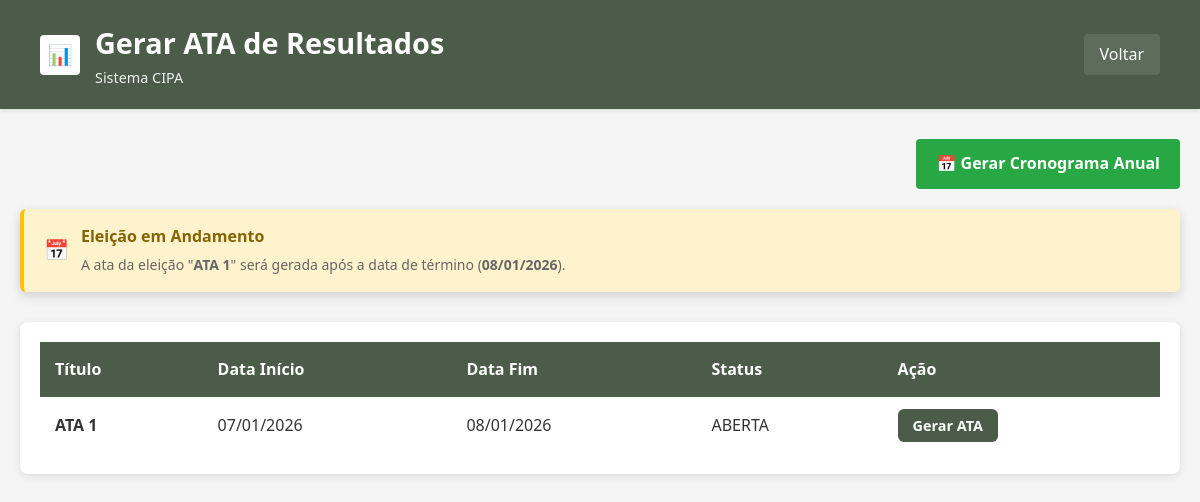
/code/cipa_t1/ata/listar (signed in), run on the app's committed database.
### tables this page shows
CREATE TABLE eleicao (
  id_eleicao INT NOT NULL AUTO_INCREMENT,
  data_inicio_eleicao DATE,
  data_fim_eleicao DATE,
  status_eleicao VARCHAR(100),
  documento_fk INT NOT NULL,
  PRIMARY KEY (id_eleicao),
  FOREIGN KEY (documento_fk) REFERENCES documento(id_documento) ON DELETE CASCADE
);

CREATE TABLE documento (
  id_documento INT NOT NULL AUTO_INCREMENT,
  data_hora_documento TIMESTAMP DEFAULT CURRENT_TIMESTAMP,
  data_inicio_documento DATE,
  data_fim_documento DATE,
  obs_documento VARCHAR(255),
  pdf_documento VARCHAR(255),
  titulo_documento VARCHAR(100),
  tipo_documento ENUM('Edital','Ata'),
  PRIMARY KEY (id_documento)
);

### index.php (called while the page is built, shortened)
<?php
    include "./routes.php";
?>

### repositories/EleicaoDAO.php (called while the page is built, shortened)
<?php
require_once __DIR__ . "/../utils/Conexao.php";
class EleicaoDAO extends Conexao {
    private ?PDO $db;
    public function __construct() {
        $this->db = $this::pegarConexao();
    }
        public function buscarEleicoesFinalizadas() {
            try {
                $sql = "SELECT e.*, d.titulo_documento,
                        CASE
                            WHEN e.status_eleicao = 'FINALIZADA' THEN 'FINALIZADA'
                            ELSE 'FINALIZADA'
                        END as status_real
                        FROM eleicao e
                        INNER JOIN documento d ON e.documento_fk = d.id_documento
                        WHERE e.data_fim_eleicao <= CURDATE() OR e.status_eleicao = 'FINALIZADA'
                        ORDER BY e.data_fim_eleicao DESC";
                $stmt = $this->db->prepare($sql);
                $stmt->execute();
                return $stmt->fetchAll(PDO::FETCH_ASSOC);
            } catch (PDOException $e) {
                error_log("Erro ao buscar eleições finalizadas: " . $e->getMessage());
                return [];
            }
        }
    }
?>

### utils/Conexao.php (called while the page is built)
<?php
    abstract class Conexao {
        private static ?PDO $pdo = null;
        public static function pegarConexao() {
            try {
                $dsn = "mysql:host=127.0.0.1;dbname=cipa_t1;port=3307";
                $user = "root";
                $password = "";
                self::$pdo = new PDO($dsn, $user, $password);
                return self::$pdo;
            } catch(PDOException $e) {
                echo("ERRO em conexao: " . $e->getMessage());
                return null;
            }
        }
    }
?>

### views/ata/listar_eleicoes.php (the view, shortened to what this page needs)
<!DOCTYPE html>
<html lang="pt-BR">
<head>
    <link rel="stylesheet" href="/code/cipa_t1/css/style.css">
</head>
<body>
    <div class="header">
        <div class="header-icon">📊</div>
        <div class="header-title">
            <h1>Gerar ATA de Resultados</h1>
            <p>Sistema CIPA</p>
        </div>
        <div class="header-actions">
            <a href="/code/cipa_t1/">Voltar</a>
        </div>
    </div>
    <div class="container">
        <div style="text-align: right; margin-bottom: 20px;">
            <a href="/code/cipa_t1/cronograma/gerar" class="btn-link" style="background-color: #28a745; color: white; padding: 12px 20px; text-decoration: none; border-radius: 4px; display: inline-block; font-weight: bold; font-size: 1em;">
                📅 Gerar Cronograma Anual
            </a>
        </div>
        <?php if (isset($_SESSION['mensagem_eleicao_ativa'])): ?>
            <div class="alert alert-info" style="background-color: #fff3cd; border-left-color: #ffc107; padding: 15px 20px; margin-bottom: 25px;">
                <div style="display: flex; align-items: center;">
                    <span style="font-size: 20px; margin-right: 12px;">📅</span>
                    <div>
                        <strong style="color: #856404; font-size: 16px;">Eleição em Andamento</strong>
                        <p style="margin: 5px 0 0 0; color: #666; font-size: 14px;">
                            A ata da eleição "<strong><?php echo htmlspecialchars($_SESSION['mensagem_eleicao_ativa']['titulo']); ?></strong>"
                            será gerada após a data de término (<strong><?php echo htmlspecialchars($_SESSION['mensagem_eleicao_ativa']['data_fim']); ?></strong>).
                        </p>
                    </div>
                </div>
            </div>
        <?php endif; ?>
        <?php if (!empty($_SESSION['eleicoes_finalizadas'])): ?>
            <div class="table-container">
                <table>
                    <thead>
                        <tr>
                            <th>Título</th>
                            <th>Data Início</th>
                            <th>Data Fim</th>
                            <th>Status</th>
                            <th>Ação</th>
                        </tr>
                    </thead>
                    <tbody>
                        <?php foreach ($_SESSION['eleicoes_finalizadas'] as $eleicao): ?>
                            <tr>
                                <td><strong><?php echo htmlspecialchars($eleicao['titulo_documento']); ?></strong></td>
                                <td><?php echo date('d/m/Y', strtotime($eleicao['data_inicio_eleicao'])); ?></td>
                                <td><?php echo date('d/m/Y', strtotime($eleicao['data_fim_eleicao'])); ?></td>
                                <td><?php echo htmlspecialchars($eleicao['status_eleicao']); ?></td>
                                <td>
                                    <a href="/code/cipa_t1/ata/gerar?eleicao=<?php echo $eleicao['id_eleicao']; ?>" class="btn-link" style="padding: 5px 15px; font-size: 0.9em;">Gerar ATA</a>
                                </td>
                            </tr>
                        <?php endforeach; ?>
                    </tbody>
                </table>
            </div>
        <?php else: ?>
            <div class="alert alert-info">
                Nenhuma eleição finalizada encontrada.
            </div>
        <?php endif; ?>
    </div>
</body>
</html>

### css/style.css (style rules this page uses)
* { margin: 0; padding: 0; box-sizing: border-box; }
body { background-color: #f5f5f5; color: #4b5c49; font-family: 'Segoe UI', Tahoma, Geneva, Verdana, sans-serif; min-height: 100vh; line-height: 1.6; }
.alert { display: flex; align-items: center; padding: 15px 20px; margin-bottom: 10px; border-radius: 8px; box-shadow: 0 4px 12px rgba(0,0,0,0.15); animation: slideIn 0.3s ease-out; transition: opacity 0.3s ease-out; background-color: white; border-left: 4px solid; }
.header { background-color: #4b5c49; color: white; padding: 20px 40px; box-shadow: 0 2px 4px rgba(0,0,0,0.1); display: flex; align-items: center; gap: 15px; }
.header-icon { width: 40px; height: 40px; background-color: white; border-radius: 4px; display: flex; align-items: center; justify-content: center; color: #f1c21a; font-weight: bold; font-size: 20px; }
.header-title { flex: 1; }
.header-title h1 { color: white; font-size: 1.8em; margin: 0; }
.header-title p { color: rgba(255,255,255,0.9); font-size: 0.9em; margin: 0; }
.header-actions { display: flex; gap: 10px; align-items: center; }
.header-actions a { color: white; text-decoration: none; padding: 8px 16px; border-radius: 4px; background-color: rgba(255,255,255,0.1); transition: background-color 0.3s; }
.container { max-width: 1200px; margin: 0 auto; padding: 30px 20px; }
.table-container { background-color: white; border-radius: 8px; padding: 20px; margin: 30px 0; box-shadow: 0 2px 8px rgba(0,0,0,0.1); overflow-x: auto; }
table { width: 100%; border-collapse: collapse; margin: 0; background-color: transparent; border-radius: 0; overflow: visible; box-shadow: none; }
thead { background-color: #4b5c49; }
th { padding: 15px; text-align: left; color: white; font-weight: 600; border: none; }
td { padding: 12px 15px; border-bottom: 1px solid #e0e0e0; color: #333; }
tbody tr:last-child td { border-bottom: none; }
a { color: #4b5c49; text-decoration: none; font-weight: 500; transition: color 0.3s; }
.btn-link { display: inline-block; padding: 10px 20px; background-color: #4b5c49; color: white; border-radius: 6px; text-decoration: none; font-weight: 600; transition: background-color 0.3s; }
.alert { padding: 15px 20px; border-radius: 6px; margin-bottom: 20px; border-left: 4px solid; }
.alert-info { background-color: #d1ecf1; border-color: #4b5c49; color: #0c5460; }

### data on the page
eleicao: documento_fk.titulo_documento "ATA 1", data_inicio_eleicao "07/01/2026", data_fim_eleicao "08/01/2026", status_eleicao "ABERTA"

### other printed values
$_SESSION['mensagem_eleicao_ativa']['titulo'] "ATA 1"
$_SESSION['mensagem_eleicao_ativa']['data_fim'] "08/01/2026"
